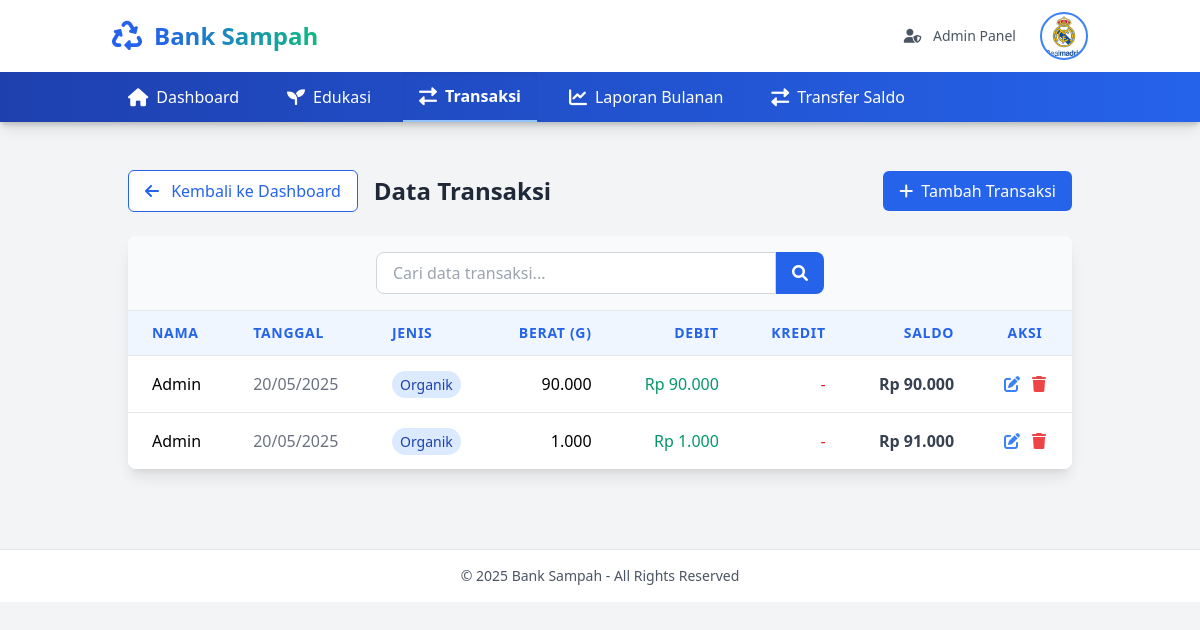
Screenshot of /transactions.php (signed in) with the database file from the repository.
### tables this page shows
CREATE TABLE `transactions` (
  `id` int NOT NULL,
  `user_id` int NOT NULL,
  `tanggal` date NOT NULL,
  `jenis` varchar(50) NOT NULL,
  `berat` int NOT NULL COMMENT 'dalam gram',
  `debit` decimal(10,2) DEFAULT '0.00',
  `kredit` decimal(10,2) DEFAULT '0.00',
  `saldo` decimal(10,2) DEFAULT '0.00',
  `verification_code` varchar(50) DEFAULT NULL,
  `verified` tinyint DEFAULT '0',
  `verified_by` int DEFAULT NULL,
  `verified_at` datetime DEFAULT NULL
);

CREATE TABLE `users` (
  `id` int NOT NULL,
  `name` varchar(100) NOT NULL,
  `email` varchar(100) NOT NULL,
  `password` varchar(255) NOT NULL,
  `profile_pic` varchar(255) DEFAULT 'default.png',
  `role` enum('admin','user') DEFAULT 'user',
  `points` int DEFAULT '0',
  `created_at` timestamp NULL DEFAULT CURRENT_TIMESTAMP
);

### transactions.php (the view, shortened to what this page needs)
<?php
require_once 'functions.php';
$search = isset($_GET['search']) ? sanitize($_GET['search']) : '';
$where = $search ? "WHERE user_id = ? AND name LIKE ?" : "WHERE user_id = ?";
$params = $search ? [$_SESSION['user_id'], "%$search%"] : [$_SESSION['user_id']];
$stmt = $pdo->prepare("SELECT t.*, u.name as nama_user
                      FROM transactions t
                      JOIN users u ON t.user_id = u.id
                      $where
                      ORDER BY tanggal DESC");
$stmt->execute($params);
$transactions = $stmt->fetchAll(PDO::FETCH_ASSOC);
?>
<!DOCTYPE html>
<html lang="en">
<head>
    <link href="https://cdn.jsdelivr.net/npm/tailwindcss@2.2.19/dist/tailwind.min.css" rel="stylesheet">
    <link rel="stylesheet" href="https://cdnjs.cloudflare.com/ajax/libs/font-awesome/6.0.0-beta3/css/all.min.css">
    <link rel="stylesheet" href="https://cdnjs.cloudflare.com/ajax/libs/animate.css/4.1.1/animate.min.css">
</head>
<body class="bg-gray-100">
    <?php include 'includes/header.php'; ?>
    <main class="container mx-auto px-2 sm:px-4 py-4">
        <div class="flex flex-col sm:flex-row justify-between items-start sm:items-center gap-4 mb-6">
            <div class="flex flex-col sm:flex-row items-start sm:items-center gap-4">
                <a href="dashboard.php" class="col-span-2 sm:col-span-1 bg-white border border-blue-600 text-blue-600 px-3 py-1.5 sm:px-4 sm:py-2 rounded-md hover:bg-blue-50 transition text-sm sm:text-base text-center">
                    <i class="fas fa-arrow-left mr-1 sm:mr-2"></i> Kembali ke Dashboard
                </a>
                <h1 class="text-xl sm:text-2xl font-bold text-gray-800">Data Transaksi</h1>
            </div>
            <a href="add_transaction.php" class="bg-blue-600 text-white px-4 py-2 rounded-md hover:bg-blue-700 transition transform hover:scale-105 text-sm sm:text-base w-full sm:w-auto text-center">
                <i class="fas fa-plus mr-1"></i> Tambah Transaksi
            </a>
        </div>
        <div class="bg-white rounded-lg shadow-lg overflow-hidden animate__animated animate__fadeIn">
            <div class="p-4 border-b bg-gray-50">
                <form method="GET" action="transactions.php" class="flex w-full max-w-md mx-auto">
                    <input type="text" name="search" placeholder="Cari data transaksi..."
                           class="px-4 py-2 border border-gray-300 rounded-l-lg focus:outline-none focus:ring-2 focus:ring-blue-500 w-full text-sm sm:text-base"
                           value="<?= $search ?>">
                    <button type="submit" class="bg-blue-600 text-white px-4 py-2 rounded-r-lg hover:bg-blue-700 transition">
                        <i class="fas fa-search"></i>
                    </button>
                </form>
            </div>
            <div class="overflow-x-auto">
                <table class="min-w-full divide-y divide-gray-200 text-sm sm:text-base">
                    <thead class="bg-blue-50">
                        <tr>
                            <th class="px-3 sm:px-6 py-3 text-left text-xs sm:text-sm font-semibold text-blue-600 uppercase tracking-wider">Nama</th>
                            <th class="px-3 sm:px-6 py-3 text-left text-xs sm:text-sm font-semibold text-blue-600 uppercase tracking-wider">Tanggal</th>
                            <th class="px-3 sm:px-6 py-3 text-left text-xs sm:text-sm font-semibold text-blue-600 uppercase tracking-wider">Jenis</th>
                            <th class="px-3 sm:px-6 py-3 text-right text-xs sm:text-sm font-semibold text-blue-600 uppercase tracking-wider">Berat (g)</th>
                            <th class="px-3 sm:px-6 py-3 text-right text-xs sm:text-sm font-semibold text-blue-600 uppercase tracking-wider">Debit</th>
                            <th class="px-3 sm:px-6 py-3 text-right text-xs sm:text-sm font-semibold text-blue-600 uppercase tracking-wider">Kredit</th>
                            <th class="px-3 sm:px-6 py-3 text-right text-xs sm:text-sm font-semibold text-blue-600 uppercase tracking-wider">Saldo</th>
                            <th class="px-3 sm:px-6 py-3 text-center text-xs sm:text-sm font-semibold text-blue-600 uppercase tracking-wider">Aksi</th>
                        </tr>
                    </thead>
                    <tbody class="bg-white divide-y divide-gray-200">
                        <?php if (empty($transactions)): ?>
                            <tr>
                                <td colspan="8" class="px-6 py-8 text-center text-gray-400">
                                    <i class="fas fa-inbox text-3xl mb-2"></i><br>
                                    Belum ada transaksi
                                </td>
                            </tr>
                        <?php else: ?>
                            <?php
                            $saldo = 0;
                            foreach ($transactions as $transaction):
                                $saldo += $transaction['debit'] - $transaction['kredit'];
                            ?>
                                <tr class="hover:bg-gray-50 transition duration-150 ease-in-out">
                                    <td class="px-3 sm:px-6 py-4 whitespace-nowrap font-medium"><?= $transaction['nama_user'] ?></td>
                                    <td class="px-3 sm:px-6 py-4 whitespace-nowrap text-gray-500"><?= date('d/m/Y', strtotime($transaction['tanggal'])) ?></td>
                                    <td class="px-3 sm:px-6 py-4 whitespace-nowrap">
                                        <span class="px-2 py-1 bg-blue-100 text-blue-800 rounded-full text-xs sm:text-sm">
                                            <?= $transaction['jenis'] ?>
                                        </span>
                                    </td>
                                    <td class="px-3 sm:px-6 py-4 whitespace-nowrap text-right"><?= number_format($transaction['berat'], 0, ',', '.') ?></td>
                                    <td class="px-3 sm:px-6 py-4 whitespace-nowrap text-right text-green-600 font-medium">
                                        <?= $transaction['debit'] > 0 ? 'Rp ' . number_format($transaction['debit'], 0, ',', '.') : '-' ?>
                                    </td>
                                    <td class="px-3 sm:px-6 py-4 whitespace-nowrap text-right text-red-600 font-medium">
                                        <?= $transaction['kredit'] > 0 ? 'Rp ' . number_format($transaction['kredit'], 0, ',', '.') : '-' ?>
                                    </td>
                                    <td class="px-3 sm:px-6 py-4 whitespace-nowrap text-right font-semibold text-gray-700">
                                        Rp <?= number_format($saldo, 0, ',', '.') ?>
                                    </td>
                                    <td class="px-3 sm:px-6 py-4 whitespace-nowrap text-center">
                                        <div class="flex justify-center space-x-2 sm:space-x-3">
                                            <a href="edit_transaction.php?id=<?= $transaction['id'] ?>"
                                               class="text-blue-500 hover:text-blue-700 transition"
                                               title="Edit">
                                                <i class="fas fa-edit text-sm sm:text-base"></i>
                                            </a>
                                            <a href="delete_transaction.php?id=<?= $transaction['id'] ?>"
                                               class="text-red-500 hover:text-red-700 transition"
                                               title="Hapus"
                                               onclick="return confirm('Yakin ingin menghapus transaksi ini?')">
                                                <i class="fas fa-trash text-sm sm:text-base"></i>
                                            </a>
                                        </div>
                                    </td>
                                </tr>
                            <?php endforeach; ?>
                        <?php endif; ?>
                    </tbody>
                </table>
            </div>
        </div>
    </main>
    <?php include 'includes/footer.php'; ?>
</body>
</html>

### rows the page displays
transactions: user.name "Admin", tanggal "20/05/2025", jenis "Organik", berat "90.000", debit "90.000", saldo "90.000"
transactions: user.name "Admin", tanggal "20/05/2025", jenis "Organik", berat "1.000", debit "1.000", saldo "91.000"
